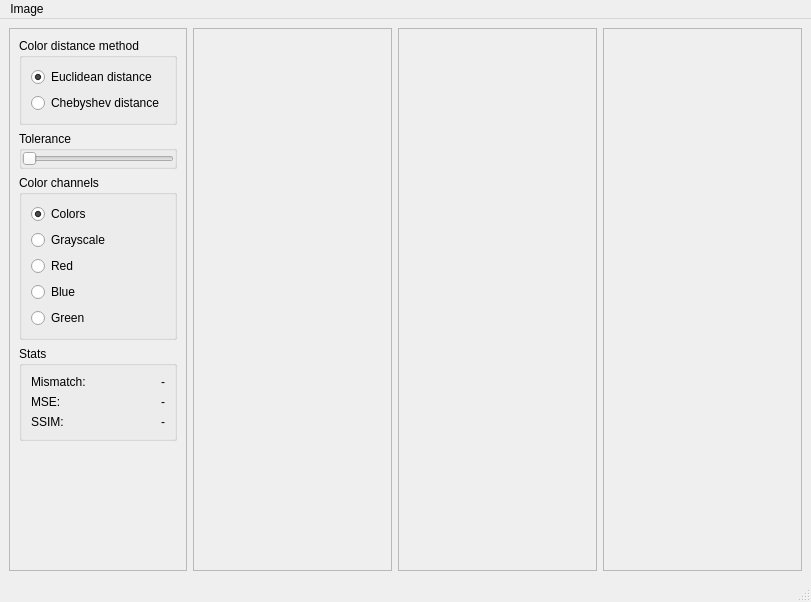
<?xml version="1.0" encoding="UTF-8"?>
<ui version="4.0">
 <class>MainWindow</class>
 <widget class="QMainWindow" name="MainWindow">
  <property name="geometry">
   <rect>
    <x>0</x>
    <y>0</y>
    <width>811</width>
    <height>602</height>
   </rect>
  </property>
  <property name="windowTitle">
   <string>Image Differ</string>
  </property>
  <widget class="QWidget" name="centralwidget">
   <layout class="QHBoxLayout" name="horizontalLayout">
    <item>
     <widget class="QFrame" name="frame">
      <property name="sizePolicy">
       <sizepolicy hsizetype="Maximum" vsizetype="Preferred">
        <horstretch>0</horstretch>
        <verstretch>0</verstretch>
       </sizepolicy>
      </property>
      <property name="frameShape">
       <enum>QFrame::StyledPanel</enum>
      </property>
      <property name="frameShadow">
       <enum>QFrame::Raised</enum>
      </property>
      <layout class="QVBoxLayout" name="verticalLayout_4">
       <item>
        <widget class="QGroupBox" name="color_distance_method_box">
         <property name="sizePolicy">
          <sizepolicy hsizetype="Expanding" vsizetype="Preferred">
           <horstretch>0</horstretch>
           <verstretch>0</verstretch>
          </sizepolicy>
         </property>
         <property name="title">
          <string>Color distance method</string>
         </property>
         <layout class="QVBoxLayout" name="verticalLayout">
          <item>
           <widget class="QRadioButton" name="method_euclidean_radio">
            <property name="text">
             <string>Euclidean distance</string>
            </property>
            <property name="checked">
             <bool>true</bool>
            </property>
           </widget>
          </item>
          <item>
           <widget class="QRadioButton" name="method_chebyshev_radio">
            <property name="text">
             <string>Chebyshev distance</string>
            </property>
           </widget>
          </item>
         </layout>
        </widget>
       </item>
       <item>
        <widget class="QGroupBox" name="tolerance_box">
         <property name="title">
          <string>Tolerance</string>
         </property>
         <layout class="QVBoxLayout" name="verticalLayout_2">
          <property name="leftMargin">
           <number>0</number>
          </property>
          <property name="topMargin">
           <number>0</number>
          </property>
          <property name="rightMargin">
           <number>0</number>
          </property>
          <property name="bottomMargin">
           <number>0</number>
          </property>
          <item>
           <widget class="QSlider" name="tolerance_slider">
            <property name="maximum">
             <number>100</number>
            </property>
            <property name="singleStep">
             <number>0</number>
            </property>
            <property name="orientation">
             <enum>Qt::Horizontal</enum>
            </property>
           </widget>
          </item>
         </layout>
        </widget>
       </item>
       <item>
        <widget class="QGroupBox" name="color_channel_box">
         <property name="title">
          <string>Color channels</string>
         </property>
         <layout class="QVBoxLayout" name="verticalLayout_3">
          <item>
           <widget class="QRadioButton" name="color_colors_radio">
            <property name="text">
             <string>Colors</string>
            </property>
            <property name="checked">
             <bool>true</bool>
            </property>
           </widget>
          </item>
          <item>
           <widget class="QRadioButton" name="color_grayscale_radio">
            <property name="text">
             <string>Grayscale</string>
            </property>
           </widget>
          </item>
          <item>
           <widget class="QRadioButton" name="color_red_radio">
            <property name="text">
             <string>Red</string>
            </property>
           </widget>
          </item>
          <item>
           <widget class="QRadioButton" name="color_blue_radio">
            <property name="text">
             <string>Blue</string>
            </property>
           </widget>
          </item>
          <item>
           <widget class="QRadioButton" name="color_green_radio">
            <property name="text">
             <string>Green</string>
            </property>
           </widget>
          </item>
         </layout>
        </widget>
       </item>
       <item>
        <widget class="QGroupBox" name="stats_box">
         <property name="title">
          <string>Stats</string>
         </property>
         <layout class="QGridLayout" name="gridLayout">
          <item row="0" column="0">
           <widget class="QLabel" name="label">
            <property name="text">
             <string>Mismatch:</string>
            </property>
           </widget>
          </item>
          <item row="0" column="1">
           <widget class="QLabel" name="mismatch_value_label">
            <property name="text">
             <string>-</string>
            </property>
            <property name="alignment">
             <set>Qt::AlignRight|Qt::AlignTrailing|Qt::AlignVCenter</set>
            </property>
           </widget>
          </item>
          <item row="1" column="0">
           <widget class="QLabel" name="label_2">
            <property name="text">
             <string>MSE:</string>
            </property>
           </widget>
          </item>
          <item row="1" column="1">
           <widget class="QLabel" name="mse_value_label">
            <property name="text">
             <string>-</string>
            </property>
            <property name="alignment">
             <set>Qt::AlignRight|Qt::AlignTrailing|Qt::AlignVCenter</set>
            </property>
           </widget>
          </item>
          <item row="2" column="0">
           <widget class="QLabel" name="label_3">
            <property name="text">
             <string>SSIM:</string>
            </property>
           </widget>
          </item>
          <item row="2" column="1">
           <widget class="QLabel" name="ssim_value_label">
            <property name="text">
             <string>-</string>
            </property>
            <property name="alignment">
             <set>Qt::AlignRight|Qt::AlignTrailing|Qt::AlignVCenter</set>
            </property>
           </widget>
          </item>
         </layout>
        </widget>
       </item>
       <item>
        <spacer name="verticalSpacer">
         <property name="orientation">
          <enum>Qt::Vertical</enum>
         </property>
         <property name="sizeHint" stdset="0">
          <size>
           <width>20</width>
           <height>40</height>
          </size>
         </property>
        </spacer>
       </item>
      </layout>
     </widget>
    </item>
    <item>
     <widget class="QScrollArea" name="first_image_scroll_area">
      <property name="widgetResizable">
       <bool>true</bool>
      </property>
      <property name="alignment">
       <set>Qt::AlignCenter</set>
      </property>
      <widget class="QWidget" name="scrollAreaWidgetContents">
       <property name="geometry">
        <rect>
         <x>0</x>
         <y>0</y>
         <width>183</width>
         <height>533</height>
        </rect>
       </property>
      </widget>
     </widget>
    </item>
    <item>
     <widget class="QScrollArea" name="diff_image_scroll_area">
      <property name="widgetResizable">
       <bool>true</bool>
      </property>
      <property name="alignment">
       <set>Qt::AlignCenter</set>
      </property>
      <widget class="QWidget" name="scrollAreaWidgetContents_2">
       <property name="geometry">
        <rect>
         <x>0</x>
         <y>0</y>
         <width>183</width>
         <height>533</height>
        </rect>
       </property>
      </widget>
     </widget>
    </item>
    <item>
     <widget class="QScrollArea" name="second_image_scroll_area">
      <property name="widgetResizable">
       <bool>true</bool>
      </property>
      <property name="alignment">
       <set>Qt::AlignCenter</set>
      </property>
      <widget class="QWidget" name="scrollAreaWidgetContents_3">
       <property name="geometry">
        <rect>
         <x>0</x>
         <y>0</y>
         <width>183</width>
         <height>533</height>
        </rect>
       </property>
      </widget>
     </widget>
    </item>
   </layout>
  </widget>
  <widget class="QMenuBar" name="menubar">
   <property name="geometry">
    <rect>
     <x>0</x>
     <y>0</y>
     <width>811</width>
     <height>22</height>
    </rect>
   </property>
   <widget class="QMenu" name="menuImage">
    <property name="title">
     <string>Image</string>
    </property>
    <addaction name="action_load_first_image_from_file"/>
    <addaction name="action_load_second_image_from_file"/>
    <addaction name="separator"/>
    <addaction name="action_load_first_image_from_URL"/>
    <addaction name="action_load_second_image_from_URL"/>
   </widget>
   <addaction name="menuImage"/>
  </widget>
  <widget class="QStatusBar" name="statusbar"/>
  <action name="action_load_first_image_from_file">
   <property name="text">
    <string>Load first image from file</string>
   </property>
  </action>
  <action name="action_load_second_image_from_file">
   <property name="text">
    <string>Load second image from file</string>
   </property>
  </action>
  <action name="action_load_first_image_from_URL">
   <property name="text">
    <string>Load first image from URL</string>
   </property>
  </action>
  <action name="action_load_second_image_from_URL">
   <property name="text">
    <string>Load second image from URL</string>
   </property>
  </action>
 </widget>
 <resources/>
 <connections/>
</ui>
